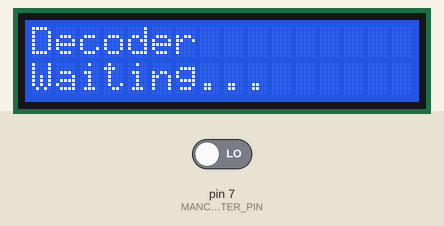
The sketch below on a simulated Arduino Uno, built with avr-gcc and run on an emulated ATmega328P. Shown: 16×2 character LCD. The inputs (shaded band) are chosen by the test bench; at power-on: pin 7 (MANCHESTER_PIN) LOW.

Above: at 0.1 s.
At 1.1 s:
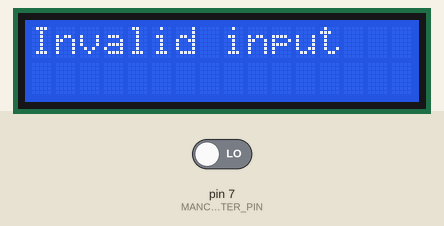

The sketch:

Manchester_Receptor.ino
```cpp
#include <LiquidCrystal.h>

// * Constants
#define BAUD_RATE 9600
// The half of a bit duration (period/2)
#define HALF_TE 417
// Number of bits expected to be decoded
#define NUM_BITS 8
// Input pin for the input manchester signal
#define MANCHESTER_PIN 7
// Time in milliseconds to wait after a signal decodification
#define TIME_BETWEEN_SIGNALS 800

// LCD configuration
const int rs = 12, en = 11, d4 = 5, d5 = 4, d6 = 3, d7 = 2;
LiquidCrystal lcd(rs, en, d4, d5, d6, d7);

// This is where the decoded output will be stored
unsigned long decodedOutput;

// The signal is analyzed in two parts: the first half and the second half, based on the first half value and the second half value it can be inferred the signal binary value.
int firstHalf, secondHalf;

// Variables to compensate the delay between instructions
unsigned long prevMicros, currentMicros;
int offset;

void setup()
{
  // If you want to use Serial communication
  Serial.begin(BAUD_RATE);
  pinMode(MANCHESTER_PIN, INPUT);

  // Welcome message
  lcd.begin(16, 2);
  lcd.print("Decoder");
  lcd.setCursor(0, 1);
  lcd.print("Waiting...");
  delay(1000);
  lcd.clear();
  lcd.setCursor(0, 0);
}

void loop()
{
  // Reset the output before processing a new signal
  decodedOutput = 0;

  // Reset the compensation variables
  prevMicros = 0;
  currentMicros = 0;
  offset = 0;

  // Bloquear el funcionamiento hasta que no haya un cambio en el pin de entrada
  // ! It's mandatory to use `digitalRead(MANCHESTER_PIN)` in order to reat the value on the fly
  while (digitalRead(MANCHESTER_PIN) == HIGH);

  // Once the initial change is detected, wait until the next change
  delayMicroseconds(HALF_TE + 50); // Delay to avoid problems
  delayMicroseconds(HALF_TE);

  // ? Start to decode data
  for (int i = 0; i < NUM_BITS; i++){
    // Read the first half
    firstHalf = digitalRead(MANCHESTER_PIN);

    // Shift to the left the binary output to create new space for the next value
    decodedOutput <<= 1;

    // Wait until the next change
    delayMicroseconds(HALF_TE);

    // Save the time
    prevMicros = micros();

    // Read the second half
    secondHalf = digitalRead(MANCHESTER_PIN);

    // Determine whether the signal is a 0, 1 or an error
    if (firstHalf == HIGH && secondHalf == LOW)
    {
      decodedOutput |= 0;
    } else if (firstHalf == LOW && secondHalf == HIGH)
    {
      decodedOutput |= 1;
    } else {
      lcd.clear();
      lcd.print("Invalid input");
      delay(1000);
      return;
    }

    // Save the time passed since the last save operation and compensate it in the delayMicroseconds() function, so that the program never overlaps with a unwanted signal half
    currentMicros = micros();
    offset = currentMicros - prevMicros;
    delayMicroseconds(HALF_TE - offset);

    // Now the prevMicros is the currentMicros
    prevMicros = currentMicros;
  }

  // Mostrar el byte decodificado en la pantalla LCD
  showInLCD(decodedOutput);
  // Espera un poco antes de decodificar otro byte
  delay(TIME_BETWEEN_SIGNALS);
}

void showInLCD(unsigned long data)
{
  lcd.clear();
  lcd.setCursor(0, 0);
  lcd.print("Binary: ");
  lcd.setCursor(0, 1);
  lcd.print(data, BIN);
}
```
